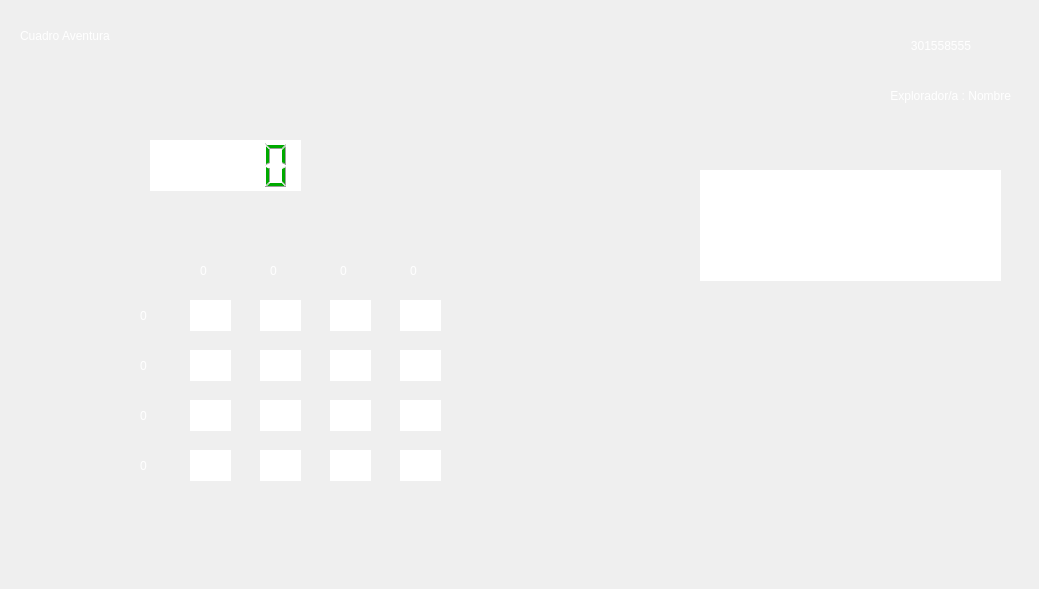
<?xml version="1.0" encoding="UTF-8"?>
<ui version="4.0">
 <class>MainWindow</class>
 <widget class="QMainWindow" name="MainWindow">
  <property name="geometry">
   <rect>
    <x>0</x>
    <y>0</y>
    <width>1039</width>
    <height>589</height>
   </rect>
  </property>
  <property name="windowTitle">
   <string>Shake-Shake</string>
  </property>
  <property name="styleSheet">
   <string notr="true">QLabel{	
	color: rgb(255, 255, 255);
	font: 28pt &quot;Times New Roman&quot;;
}
QLineEdit{
	background-color: rgb(255, 255, 255);
	border:none;	
	font: 12pt &quot;Times New Roman&quot;;
}
QPushButton{
	border-radius: 60px;
}
QPushButton:pressed {
	border-radius: 30px;
    padding-top: 2px;
    padding-left: 3px;
}
QPushButton:hover {
	qproperty-iconSize: 16px 16px;
    padding-right: 3px;
}</string>
  </property>
  <property name="documentMode">
   <bool>false</bool>
  </property>
  <widget class="QWidget" name="centralwidget">
   <widget class="QPushButton" name="terminar">
    <property name="geometry">
     <rect>
      <x>740</x>
      <y>440</y>
      <width>131</width>
      <height>131</height>
     </rect>
    </property>
    <property name="cursor">
     <cursorShape>PointingHandCursor</cursorShape>
    </property>
    <property name="styleSheet">
     <string notr="true"/>
    </property>
    <property name="text">
     <string/>
    </property>
    <property name="icon">
     <iconset>
      <normaloff>Images/revisar.png</normaloff>Images/revisar.png</iconset>
    </property>
    <property name="iconSize">
     <size>
      <width>150</width>
      <height>150</height>
     </size>
    </property>
   </widget>
   <widget class="QLineEdit" name="t02">
    <property name="geometry">
     <rect>
      <x>190</x>
      <y>400</y>
      <width>41</width>
      <height>31</height>
     </rect>
    </property>
    <property name="styleSheet">
     <string notr="true">background-color: rgb(255, 255, 255);
font: 14pt &quot;Times New Roman&quot;;
border:none</string>
    </property>
   </widget>
   <widget class="QLineEdit" name="t00">
    <property name="geometry">
     <rect>
      <x>190</x>
      <y>300</y>
      <width>41</width>
      <height>31</height>
     </rect>
    </property>
    <property name="styleSheet">
     <string notr="true">background-color: rgb(255, 255, 255);
font: 14pt &quot;Times New Roman&quot;;
border:none</string>
    </property>
   </widget>
   <widget class="QLineEdit" name="t03">
    <property name="geometry">
     <rect>
      <x>190</x>
      <y>450</y>
      <width>41</width>
      <height>31</height>
     </rect>
    </property>
    <property name="styleSheet">
     <string notr="true">background-color: rgb(255, 255, 255);
font: 14pt &quot;Times New Roman&quot;;
border:none</string>
    </property>
   </widget>
   <widget class="QLineEdit" name="t01">
    <property name="geometry">
     <rect>
      <x>190</x>
      <y>350</y>
      <width>41</width>
      <height>31</height>
     </rect>
    </property>
    <property name="styleSheet">
     <string notr="true">background-color: rgb(255, 255, 255);
font: 14pt &quot;Times New Roman&quot;;
border:none</string>
    </property>
   </widget>
   <widget class="QLabel" name="label">
    <property name="geometry">
     <rect>
      <x>20</x>
      <y>10</y>
      <width>281</width>
      <height>51</height>
     </rect>
    </property>
    <property name="styleSheet">
     <string notr="true"/>
    </property>
    <property name="text">
     <string>Cuadro Aventura</string>
    </property>
   </widget>
   <widget class="QLineEdit" name="t13">
    <property name="geometry">
     <rect>
      <x>260</x>
      <y>450</y>
      <width>41</width>
      <height>31</height>
     </rect>
    </property>
    <property name="styleSheet">
     <string notr="true">background-color: rgb(255, 255, 255);
font: 14pt &quot;Times New Roman&quot;;
border:none</string>
    </property>
   </widget>
   <widget class="QLineEdit" name="t12">
    <property name="geometry">
     <rect>
      <x>260</x>
      <y>400</y>
      <width>41</width>
      <height>31</height>
     </rect>
    </property>
    <property name="styleSheet">
     <string notr="true">background-color: rgb(255, 255, 255);
font: 14pt &quot;Times New Roman&quot;;
border:none</string>
    </property>
   </widget>
   <widget class="QLineEdit" name="t10">
    <property name="geometry">
     <rect>
      <x>260</x>
      <y>300</y>
      <width>41</width>
      <height>31</height>
     </rect>
    </property>
    <property name="styleSheet">
     <string notr="true">background-color: rgb(255, 255, 255);
font: 14pt &quot;Times New Roman&quot;;
border:none</string>
    </property>
   </widget>
   <widget class="QLineEdit" name="t11">
    <property name="geometry">
     <rect>
      <x>260</x>
      <y>350</y>
      <width>41</width>
      <height>31</height>
     </rect>
    </property>
    <property name="styleSheet">
     <string notr="true">background-color: rgb(255, 255, 255);
font: 14pt &quot;Times New Roman&quot;;
border:none</string>
    </property>
   </widget>
   <widget class="QLineEdit" name="t23">
    <property name="geometry">
     <rect>
      <x>330</x>
      <y>450</y>
      <width>41</width>
      <height>31</height>
     </rect>
    </property>
    <property name="styleSheet">
     <string notr="true">background-color: rgb(255, 255, 255);
font: 14pt &quot;Times New Roman&quot;;
border:none</string>
    </property>
   </widget>
   <widget class="QLineEdit" name="t22">
    <property name="geometry">
     <rect>
      <x>330</x>
      <y>400</y>
      <width>41</width>
      <height>31</height>
     </rect>
    </property>
    <property name="styleSheet">
     <string notr="true">background-color: rgb(255, 255, 255);
font: 14pt &quot;Times New Roman&quot;;
border:none</string>
    </property>
   </widget>
   <widget class="QLineEdit" name="t20">
    <property name="geometry">
     <rect>
      <x>330</x>
      <y>300</y>
      <width>41</width>
      <height>31</height>
     </rect>
    </property>
    <property name="styleSheet">
     <string notr="true">background-color: rgb(255, 255, 255);
font: 14pt &quot;Times New Roman&quot;;
border:none</string>
    </property>
   </widget>
   <widget class="QLineEdit" name="t21">
    <property name="geometry">
     <rect>
      <x>330</x>
      <y>350</y>
      <width>41</width>
      <height>31</height>
     </rect>
    </property>
    <property name="styleSheet">
     <string notr="true">background-color: rgb(255, 255, 255);
font: 14pt &quot;Times New Roman&quot;;
border:none</string>
    </property>
   </widget>
   <widget class="QLineEdit" name="t33">
    <property name="geometry">
     <rect>
      <x>400</x>
      <y>450</y>
      <width>41</width>
      <height>31</height>
     </rect>
    </property>
    <property name="styleSheet">
     <string notr="true">background-color: rgb(255, 255, 255);
font: 14pt &quot;Times New Roman&quot;;
border:none</string>
    </property>
   </widget>
   <widget class="QLineEdit" name="t32">
    <property name="geometry">
     <rect>
      <x>400</x>
      <y>400</y>
      <width>41</width>
      <height>31</height>
     </rect>
    </property>
    <property name="styleSheet">
     <string notr="true">background-color: rgb(255, 255, 255);
font: 14pt &quot;Times New Roman&quot;;
border:none</string>
    </property>
   </widget>
   <widget class="QLineEdit" name="t30">
    <property name="geometry">
     <rect>
      <x>400</x>
      <y>300</y>
      <width>41</width>
      <height>31</height>
     </rect>
    </property>
    <property name="styleSheet">
     <string notr="true">background-color: rgb(255, 255, 255);
font: 14pt &quot;Times New Roman&quot;;
border:none</string>
    </property>
   </widget>
   <widget class="QLineEdit" name="t31">
    <property name="geometry">
     <rect>
      <x>400</x>
      <y>350</y>
      <width>41</width>
      <height>31</height>
     </rect>
    </property>
    <property name="styleSheet">
     <string notr="true">background-color: rgb(255, 255, 255);
font: 14pt &quot;Times New Roman&quot;;
border:none</string>
    </property>
   </widget>
   <widget class="QPushButton" name="salir">
    <property name="geometry">
     <rect>
      <x>880</x>
      <y>440</y>
      <width>131</width>
      <height>131</height>
     </rect>
    </property>
    <property name="cursor">
     <cursorShape>PointingHandCursor</cursorShape>
    </property>
    <property name="styleSheet">
     <string notr="true"/>
    </property>
    <property name="text">
     <string/>
    </property>
    <property name="icon">
     <iconset>
      <normaloff>Images/SalirCohete.png</normaloff>Images/SalirCohete.png</iconset>
    </property>
    <property name="iconSize">
     <size>
      <width>250</width>
      <height>150</height>
     </size>
    </property>
   </widget>
   <widget class="QLabel" name="label_2">
    <property name="geometry">
     <rect>
      <x>-230</x>
      <y>-200</y>
      <width>1281</width>
      <height>801</height>
     </rect>
    </property>
    <property name="text">
     <string/>
    </property>
    <property name="pixmap">
     <pixmap>Images/fondo.jpg</pixmap>
    </property>
    <property name="scaledContents">
     <bool>true</bool>
    </property>
    <property name="alignment">
     <set>Qt::AlignCenter</set>
    </property>
   </widget>
   <widget class="QTextEdit" name="dialogo">
    <property name="enabled">
     <bool>true</bool>
    </property>
    <property name="geometry">
     <rect>
      <x>700</x>
      <y>170</y>
      <width>301</width>
      <height>111</height>
     </rect>
    </property>
    <property name="styleSheet">
     <string notr="true">font: 20pt &quot;Times New Roman&quot;;
border-color: rgb(255, 255, 255);
border:none</string>
    </property>
    <property name="readOnly">
     <bool>true</bool>
    </property>
    <property name="html">
     <string>&lt;!DOCTYPE HTML PUBLIC &quot;-//W3C//DTD HTML 4.0//EN&quot; &quot;http://www.w3.org/TR/REC-html40/strict.dtd&quot;&gt;
&lt;html&gt;&lt;head&gt;&lt;meta name=&quot;qrichtext&quot; content=&quot;1&quot; /&gt;&lt;style type=&quot;text/css&quot;&gt;
p, li { white-space: pre-wrap; }
&lt;/style&gt;&lt;/head&gt;&lt;body style=&quot; font-family:'Times New Roman'; font-size:20pt; font-weight:400; font-style:normal;&quot;&gt;
&lt;p style=&quot;-qt-paragraph-type:empty; margin-top:0px; margin-bottom:0px; margin-left:0px; margin-right:0px; -qt-block-indent:0; text-indent:0px; font-family:'Pristina'; font-size:18pt;&quot;&gt;&lt;br /&gt;&lt;/p&gt;&lt;/body&gt;&lt;/html&gt;</string>
    </property>
   </widget>
   <widget class="QLabel" name="label_3">
    <property name="geometry">
     <rect>
      <x>530</x>
      <y>220</y>
      <width>171</width>
      <height>171</height>
     </rect>
    </property>
    <property name="text">
     <string/>
    </property>
    <property name="pixmap">
     <pixmap>Images/shake2.png</pixmap>
    </property>
    <property name="scaledContents">
     <bool>true</bool>
    </property>
   </widget>
   <widget class="QLabel" name="label_9">
    <property name="geometry">
     <rect>
      <x>600</x>
      <y>110</y>
      <width>471</width>
      <height>241</height>
     </rect>
    </property>
    <property name="styleSheet">
     <string notr="true">font: 16pt &quot;Pristina&quot;;
</string>
    </property>
    <property name="text">
     <string/>
    </property>
    <property name="pixmap">
     <pixmap>Images/dialogo2.png</pixmap>
    </property>
    <property name="scaledContents">
     <bool>true</bool>
    </property>
   </widget>
   <widget class="QLabel" name="dato00">
    <property name="geometry">
     <rect>
      <x>200</x>
      <y>250</y>
      <width>31</width>
      <height>41</height>
     </rect>
    </property>
    <property name="styleSheet">
     <string notr="true"/>
    </property>
    <property name="text">
     <string>0</string>
    </property>
   </widget>
   <widget class="QLabel" name="dato11">
    <property name="geometry">
     <rect>
      <x>270</x>
      <y>250</y>
      <width>31</width>
      <height>41</height>
     </rect>
    </property>
    <property name="styleSheet">
     <string notr="true"/>
    </property>
    <property name="text">
     <string>0</string>
    </property>
   </widget>
   <widget class="QLabel" name="dato22">
    <property name="geometry">
     <rect>
      <x>340</x>
      <y>250</y>
      <width>31</width>
      <height>41</height>
     </rect>
    </property>
    <property name="styleSheet">
     <string notr="true"/>
    </property>
    <property name="text">
     <string>0</string>
    </property>
   </widget>
   <widget class="QLabel" name="dato33">
    <property name="geometry">
     <rect>
      <x>410</x>
      <y>250</y>
      <width>31</width>
      <height>41</height>
     </rect>
    </property>
    <property name="styleSheet">
     <string notr="true"/>
    </property>
    <property name="text">
     <string>0</string>
    </property>
   </widget>
   <widget class="QLabel" name="dato0">
    <property name="geometry">
     <rect>
      <x>140</x>
      <y>290</y>
      <width>31</width>
      <height>51</height>
     </rect>
    </property>
    <property name="styleSheet">
     <string notr="true"/>
    </property>
    <property name="text">
     <string>0</string>
    </property>
   </widget>
   <widget class="QLabel" name="dato3">
    <property name="geometry">
     <rect>
      <x>140</x>
      <y>440</y>
      <width>31</width>
      <height>51</height>
     </rect>
    </property>
    <property name="styleSheet">
     <string notr="true"/>
    </property>
    <property name="text">
     <string>0</string>
    </property>
   </widget>
   <widget class="QLabel" name="dato2">
    <property name="geometry">
     <rect>
      <x>140</x>
      <y>390</y>
      <width>31</width>
      <height>51</height>
     </rect>
    </property>
    <property name="styleSheet">
     <string notr="true"/>
    </property>
    <property name="text">
     <string>0</string>
    </property>
   </widget>
   <widget class="QLabel" name="dato1">
    <property name="geometry">
     <rect>
      <x>140</x>
      <y>340</y>
      <width>31</width>
      <height>51</height>
     </rect>
    </property>
    <property name="styleSheet">
     <string notr="true"/>
    </property>
    <property name="text">
     <string>0</string>
    </property>
   </widget>
   <widget class="QLabel" name="nombre">
    <property name="geometry">
     <rect>
      <x>720</x>
      <y>80</y>
      <width>291</width>
      <height>31</height>
     </rect>
    </property>
    <property name="styleSheet">
     <string notr="true">color: rgb(255, 255, 255);
font: 20pt &quot;Times New Roman&quot;;</string>
    </property>
    <property name="text">
     <string>Explorador/a : Nombre</string>
    </property>
    <property name="alignment">
     <set>Qt::AlignRight|Qt::AlignTrailing|Qt::AlignVCenter</set>
    </property>
   </widget>
   <widget class="QLabel" name="label_4">
    <property name="geometry">
     <rect>
      <x>980</x>
      <y>20</y>
      <width>41</width>
      <height>41</height>
     </rect>
    </property>
    <property name="text">
     <string/>
    </property>
    <property name="pixmap">
     <pixmap>Images/shake.png</pixmap>
    </property>
    <property name="scaledContents">
     <bool>true</bool>
    </property>
   </widget>
   <widget class="QLabel" name="totalEstrellas">
    <property name="geometry">
     <rect>
      <x>780</x>
      <y>30</y>
      <width>191</width>
      <height>31</height>
     </rect>
    </property>
    <property name="styleSheet">
     <string notr="true">color: rgb(255, 255, 255);
font: 20pt &quot;Times New Roman&quot;;</string>
    </property>
    <property name="text">
     <string>301558555</string>
    </property>
    <property name="alignment">
     <set>Qt::AlignRight|Qt::AlignTrailing|Qt::AlignVCenter</set>
    </property>
   </widget>
   <widget class="QLCDNumber" name="cronometro">
    <property name="geometry">
     <rect>
      <x>150</x>
      <y>140</y>
      <width>151</width>
      <height>51</height>
     </rect>
    </property>
    <property name="styleSheet">
     <string notr="true">border: none;
background-color: rgb(255, 255, 255);
color: rgb(0, 170, 0);</string>
    </property>
   </widget>
   <widget class="QPushButton" name="iniciar">
    <property name="geometry">
     <rect>
      <x>330</x>
      <y>120</y>
      <width>111</width>
      <height>91</height>
     </rect>
    </property>
    <property name="cursor">
     <cursorShape>PointingHandCursor</cursorShape>
    </property>
    <property name="text">
     <string/>
    </property>
    <property name="icon">
     <iconset>
      <normaloff>Images/iniciar.png</normaloff>Images/iniciar.png</iconset>
    </property>
    <property name="iconSize">
     <size>
      <width>100</width>
      <height>100</height>
     </size>
    </property>
   </widget>
   <zorder>label_2</zorder>
   <zorder>label_3</zorder>
   <zorder>label_9</zorder>
   <zorder>terminar</zorder>
   <zorder>t02</zorder>
   <zorder>t00</zorder>
   <zorder>t03</zorder>
   <zorder>t01</zorder>
   <zorder>label</zorder>
   <zorder>t13</zorder>
   <zorder>t12</zorder>
   <zorder>t10</zorder>
   <zorder>t11</zorder>
   <zorder>t23</zorder>
   <zorder>t22</zorder>
   <zorder>t20</zorder>
   <zorder>t21</zorder>
   <zorder>t33</zorder>
   <zorder>t32</zorder>
   <zorder>t30</zorder>
   <zorder>t31</zorder>
   <zorder>salir</zorder>
   <zorder>dialogo</zorder>
   <zorder>dato00</zorder>
   <zorder>dato11</zorder>
   <zorder>dato22</zorder>
   <zorder>dato33</zorder>
   <zorder>dato0</zorder>
   <zorder>dato3</zorder>
   <zorder>dato2</zorder>
   <zorder>dato1</zorder>
   <zorder>nombre</zorder>
   <zorder>label_4</zorder>
   <zorder>totalEstrellas</zorder>
   <zorder>cronometro</zorder>
   <zorder>iniciar</zorder>
  </widget>
 </widget>
 <resources/>
 <connections/>
</ui>
